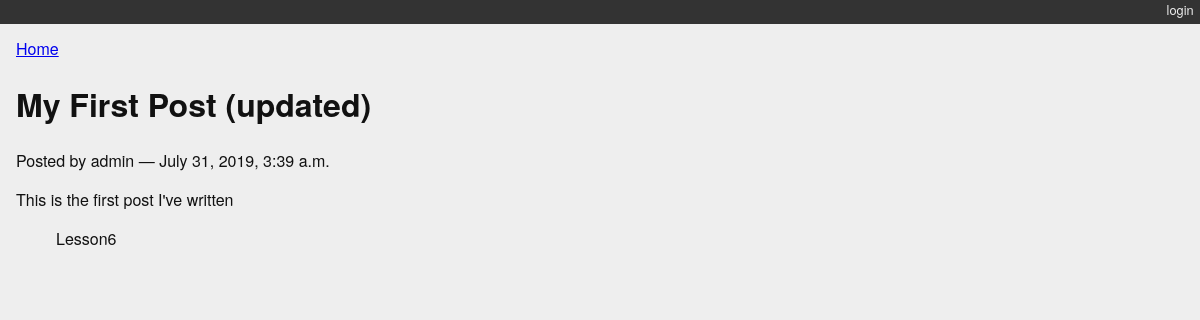
The app's page /posts/1/, older data.
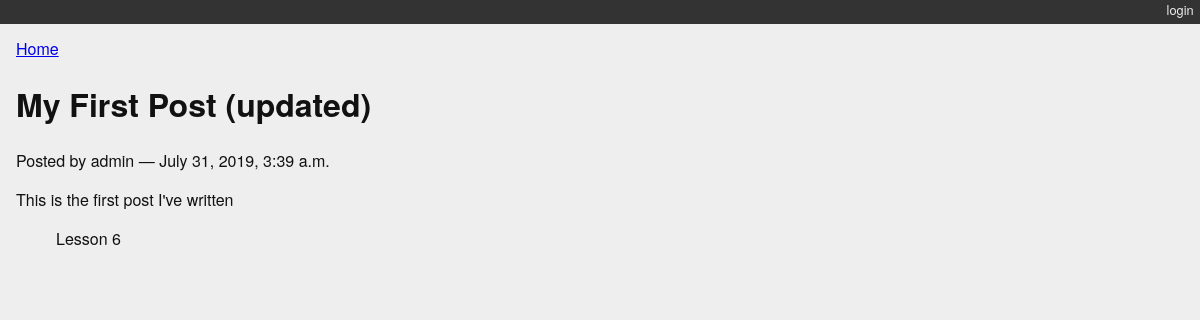
The same page, newer data.
### myblog/models.py (models this page shows)
class Post(models.Model):
    title = models.CharField(max_length=128)
    text = models.TextField(blank=True)
    author = models.ForeignKey(User, on_delete=models.CASCADE)
    created_date = models.DateTimeField(auto_now_add=True)
    modified_date = models.DateTimeField(auto_now=True)
    published_date = models.DateTimeField(blank=True, null=True)
    def __str__(self):
        return self.title

class Category(models.Model):
    name = models.CharField(max_length=128)
    description = models.TextField(blank=True)
    posts = models.ManyToManyField(Post, blank=True, related_name='categories')
    def __str__(self):
        return self.name
    class Meta:
        verbose_name_plural = 'Categories'

### myblog/views.py (the view)
# urls.py: path('posts/<int:post_id>/',detail_view, name="blog_detail"),
def detail_view(request, post_id):
    published = Post.objects.exclude(published_date__exact=None)
    try:
        post = published.get(pk=post_id)
    except Post.DoesNotExist:
        raise Http404
    context = {'post': post}
    return render(request, 'detail.html', context)

### myblog/templates/detail.html
{% extends "base.html" %}
{% block content %}
<a class="backlink" href="/">Home</a>
<h1>{{ post }}</h1>
<p class="byline">
  Posted by {{ post.author.username }} &mdash; {{ post.published_date }}
</p>
<div class="post-body">
  {{ post.text }}
</div>
<ul class="categories">
  {% for category in post.categories.all %}
    <li>{{ category }}</li>
  {% endfor %}
</ul>
{% endblock %}

### mysite/templates/base.html (shortened to what this page needs)
{% load staticfiles %}
<!DOCTYPE html>
<html>
  <head>
    <link type="text/css" rel="stylesheet" href="{% static 'django_blog.css' %}">
  </head>
  <body>
    <div id="header">
   <ul id="control-bar">
   {% if user.is_authenticated %}
    {% if user.is_staff %}<li><a href="{% url 'admin:index' %}">admin</a></li>{% endif %}
     <li><a href="{% url 'logout' %}">logout</a></li>
    {% else %}
     <li><a href="{% url 'login' %}">login</a></li>
   {% endif %}
   </ul>
  </div>
    <div id="container">
      <div id="content">
      {% block content %}{% endblock %}
      </div>
    </div>
  </body>
</html>

### myblog/static/django_blog.css (style rules this page uses)
body { background-color: #eee; color: #111; font-family: "HelveticaNeue-Light", "Helvetica Neue Light", "Helvetica Neue", Helvetica, Arial, "Lucida Grande", sans-serif; margin:0; padding:0; }
#container { margin:0; padding:0; margin-top: 0px; }
#header { background-color: #333; border-botton: 1px solid #111; margin:0; padding:0; }
#control-bar { margin: 0em 0em 1em; list-style: none; list-style-type: none; text-align: right; color: #eee; font-size: 80%; padding-bottom: 0.4em; }
#control-bar li { display: inline-block; }
#control-bar li a { color: #eee; padding: 0.5em; text-decoration: none; }
#content { margin: 0em 1em 1em; }
ul.categories { list-style: none; list-style-type: none; }
ul.categories li { display: inline; }

Row changes from the older to the newer data that the page shows:
changed Category: name "Lesson6" → "Lesson 6"
